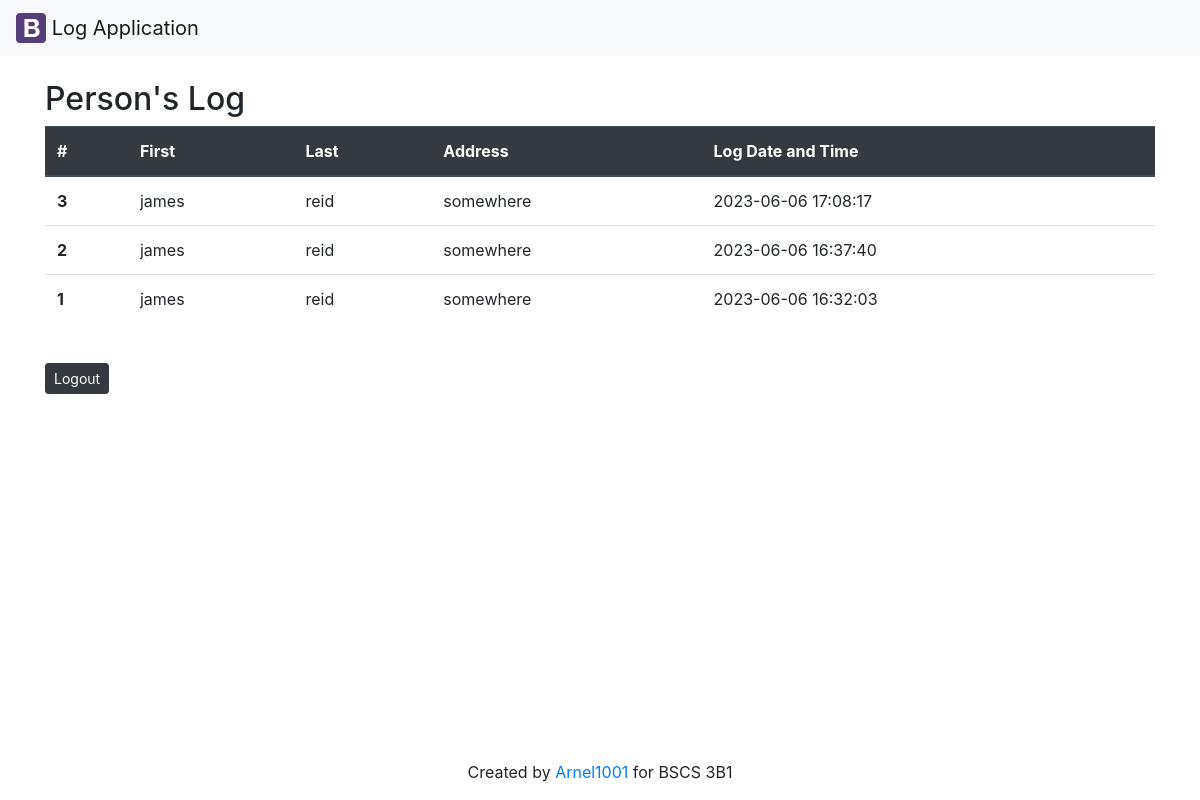
/guestbook-list.php, run on the app's committed database.
### tables this page shows
CREATE TABLE `person` (
  `id` int(11) NOT NULL,
  `firstname` varchar(45) NOT NULL,
  `lastname` varchar(45) NOT NULL,
  `address` varchar(45) NOT NULL,
  `logdt` datetime NOT NULL
);

### guestbook-list.php (the view, shortened to what this page needs)
<?php
require('config/db.php');
$query = "SELECT id, lastname, firstname, address, logdt FROM person ORDER BY logdt DESC";
$result = mysqli_query($conn, $query);
$persons = mysqli_fetch_all($result, MYSQLI_ASSOC);
?>
<?php include('inc/header.php'); ?>
	<div class="container">
    <br/>
		<h2>Person's Log</h2>
        <table class="table">
                <thead class="thead-dark">
                    <tr>
                    <th scope="col">#</th>
                    <th scope="col">First</th>
                    <th scope="col">Last</th>
                    <th scope="col">Address</th>
                    <th scope="col">Log Date and Time</th>
                    </tr>
                </thead>
			<div class="well">
                <tbody>
                <?php foreach($persons as $person) : ?>
                    <tr>
                    <th scope="row"><?php echo $person['id'];?></th>
                    <td><?php echo $person['lastname'];?></td>
                    <td><?php echo $person['firstname'];?></td>
                    <td><?php echo $person['address'];?></td>
                    <td><?php echo $person['logdt'];?></td>
                    </tr>
                <?php endforeach; ?>
                </tbody>
            </div>
        </table>
        <br/>
            <button type="button" class="btn btn-dark btn-sm" onclick="document.location='guestbook-login.php'">Logout</button>
</div>
<?php include('inc/footer.php'); ?>

### inc/header.php (shortened to what this page needs)
<!DOCTYPE html>
<html lang="en">
<head>
  <link rel="stylesheet" href="https://maxcdn.bootstrapcdn.com/bootstrap/4.5.2/css/bootstrap.min.css">
</head>
<body class="d-flex flex-column min-vh-100">
	<?php include('navbar.php'); ?>

### inc/navbar.php
<nav class="navbar navbar-light bg-light">
  <a class="navbar-brand" href="#">
    <img src="img/bootstrap.svg" width="30" height="30" class="d-inline-block align-top" alt="" loading="lazy">
    Log Application
  </a>
</nav>

### inc/footer.php
<footer class="mastfoot mt-auto" style="text-align: center;">
    <div class="inner">
      <p>Created by <a href="https://github.com/Arnel1001">Arnel1001</a> for BSCS 3B1</p>
    </div>
</footer>
  </body>
</html>

### data on the page
person: id "3", lastname "james", firstname "reid", address "somewhere", logdt "2023-06-06 17:08:17"
person: id "2", lastname "james", firstname "reid", address "somewhere", logdt "2023-06-06 16:37:40"
person: id "1", lastname "james", firstname "reid", address "somewhere", logdt "2023-06-06 16:32:03"
